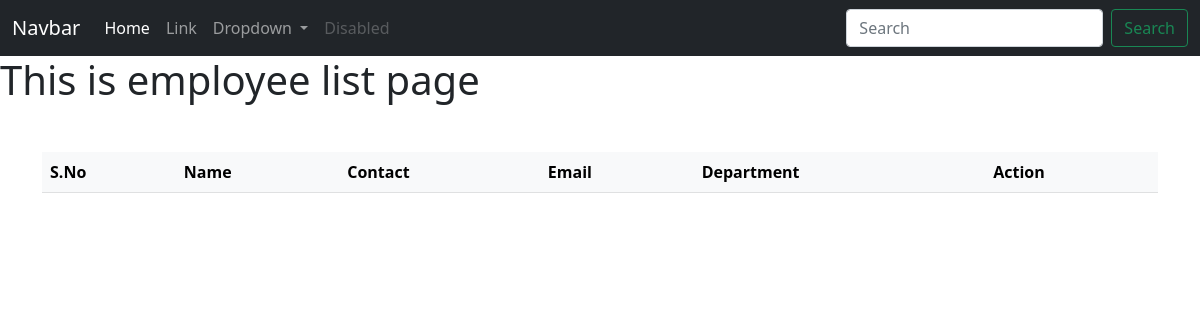
/employee/, run on an earlier commit of the app's database.
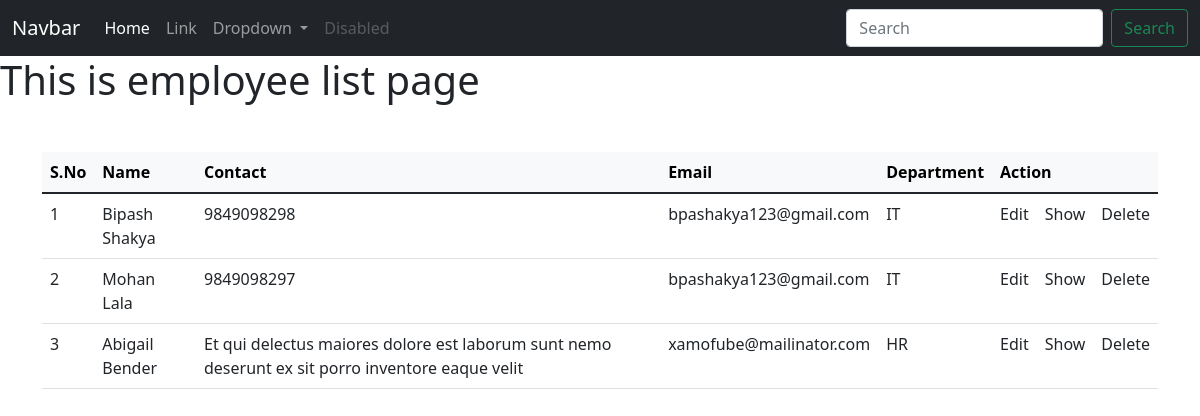
And on a later commit of the database.
### app_employeewebsite/models.py (models this page shows, shortened)
class Employee(models.Model):
    full_name = models.CharField(max_length= 255)
    contact = models.CharField(max_length = 255)
    email = models.CharField(max_length = 255)
    dob = models.DateTimeField()
    join_date = models.DateField()
    gender = models.CharField(max_length = 255)
    blood_group = models.CharField(max_length = 255)
    address = models.CharField(max_length = 255)
    user = models.ForeignKey(User, on_delete = models.CASCADE) #if delete all linked with particular user gets deleted in Casade
    department = models.ForeignKey(Department, on_delete = models.CASCADE)
    class Meta:
        db_table = "app_employee"

class Department(models.Model):
    department_name = models.CharField(max_length = 255)
    short_name = models.CharField(max_length = 255,null = True, blank = True)
    status = models.BooleanField(default = True)
    def __str__(self):
        return self.short_name
    class Meta: #represent group of data
        db_table = "app_department"

### app_employeewebsite/views.py (the view)
# urls.py: path('employee/', views.employee_index, name="emp-index"),
def employee_index(request):
    employee_list = Employee.objects.all()
    context = {"data": employee_list}
    return render(request, "employees/index_employees.html", context)

### templates/employees/index_employees.html (shortened to what this page needs)
{% extends 'layouts/master.html' %}
{% block content %}
<h1>This is employee list page</h1>
<div class = "container mt-5">
    <table class="table table-striped-columns table-hover">
        <thead class="table-light">
          <tr>
            <th>S.No</th>
            <th>Name</th>
            <th>Contact</th>
            <th>Email</th>
            <th>Department</th>
            <th colspan="3">Action</th>
          </tr>
        </thead>
</div>
<tbody>
    {% for val in data %}
    <tr>
        <td>{{ forloop.counter}}</td>
        <td>{{ val.full_name }}</td>
        <td>{{ val.contact }}</td>
        <td>{{ val.email }}</td>
        <td>{{ val.department }}</td>
        <td><a herf = "www.google.com">Edit</a></td>
        <td><a herf = "#">Show</a></td>
        <td><a herf = "#">Delete</a></td>
    </tr>
    {% endfor %}
</tbody>
{% endblock %}

### templates/layouts/master.html (shortened to what this page needs)
<!doctype html>
<html lang="en">
  <head>
    <link href="https://cdn.jsdelivr.net/npm/bootstrap@5.1.3/dist/css/bootstrap.min.css" rel="stylesheet">
  </head>
  <nav class="navbar navbar-expand-lg navbar-dark bg-dark">
    <div class="container-fluid">
      <a class="navbar-brand" href="#">Navbar</a>
      <div class="collapse navbar-collapse" id="navbarSupportedContent">
        <ul class="navbar-nav me-auto mb-2 mb-lg-0">
          <li class="nav-item">
            <a class="nav-link active" aria-current="page" href="#">Home</a>
          </li>
          <li class="nav-item">
            <a class="nav-link" href="#">Link</a>
          </li>
          <li class="nav-item dropdown">
            <a class="nav-link dropdown-toggle" href="#" id="navbarDropdown" role="button" data-bs-toggle="dropdown" aria-expanded="false">
              Dropdown
            </a>
          </li>
          <li class="nav-item">
            <a class="nav-link disabled">Disabled</a>
          </li>
        </ul>
        <form class="d-flex">
          <input class="form-control me-2" type="search" placeholder="Search" aria-label="Search">
          <button class="btn btn-outline-success" type="submit">Search</button>
        </form>
      </div>
    </div>
  </nav>
  <body>
    {% block content %}{% endblock %}
  </body>
</html>

What changed in the data, as far as the page shows it:
added Employee: full_name "Bipash Shakya", contact "9849098298", email "bpashakya123@gmail.com", department "IT"
added Employee: full_name "Mohan Lala", contact "9849098297", email "bpashakya123@gmail.com", department "IT"
added Employee: full_name "Abigail Bender", contact "Et qui delectus maiores dolore est laborum sunt nemo deserunt ex sit porro inventore eaque velit", email "xamofube@mailinator.com", department "HR"
